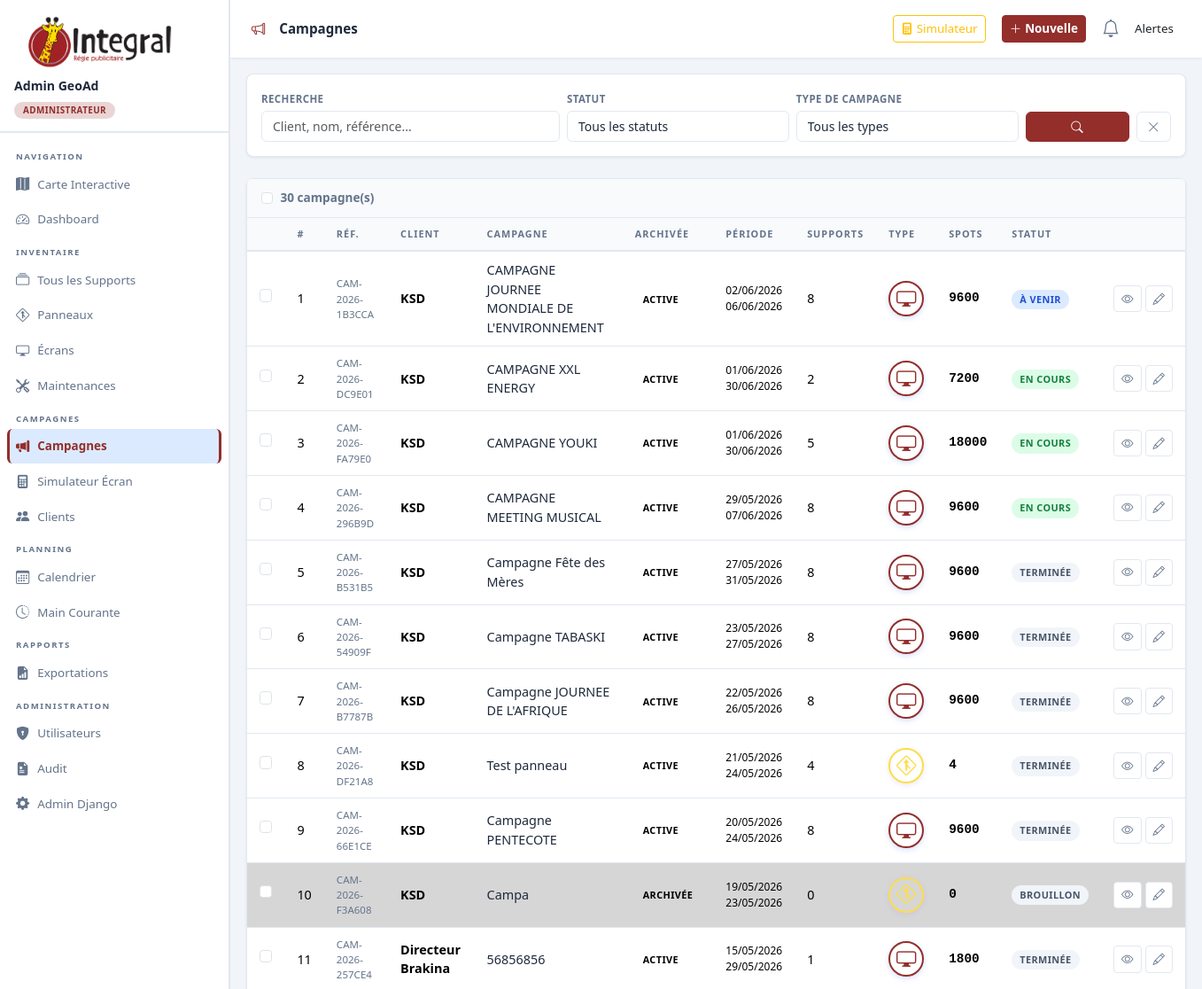
Before: /campaigns/campaigns/ (signed in, upper part) with the older database file.
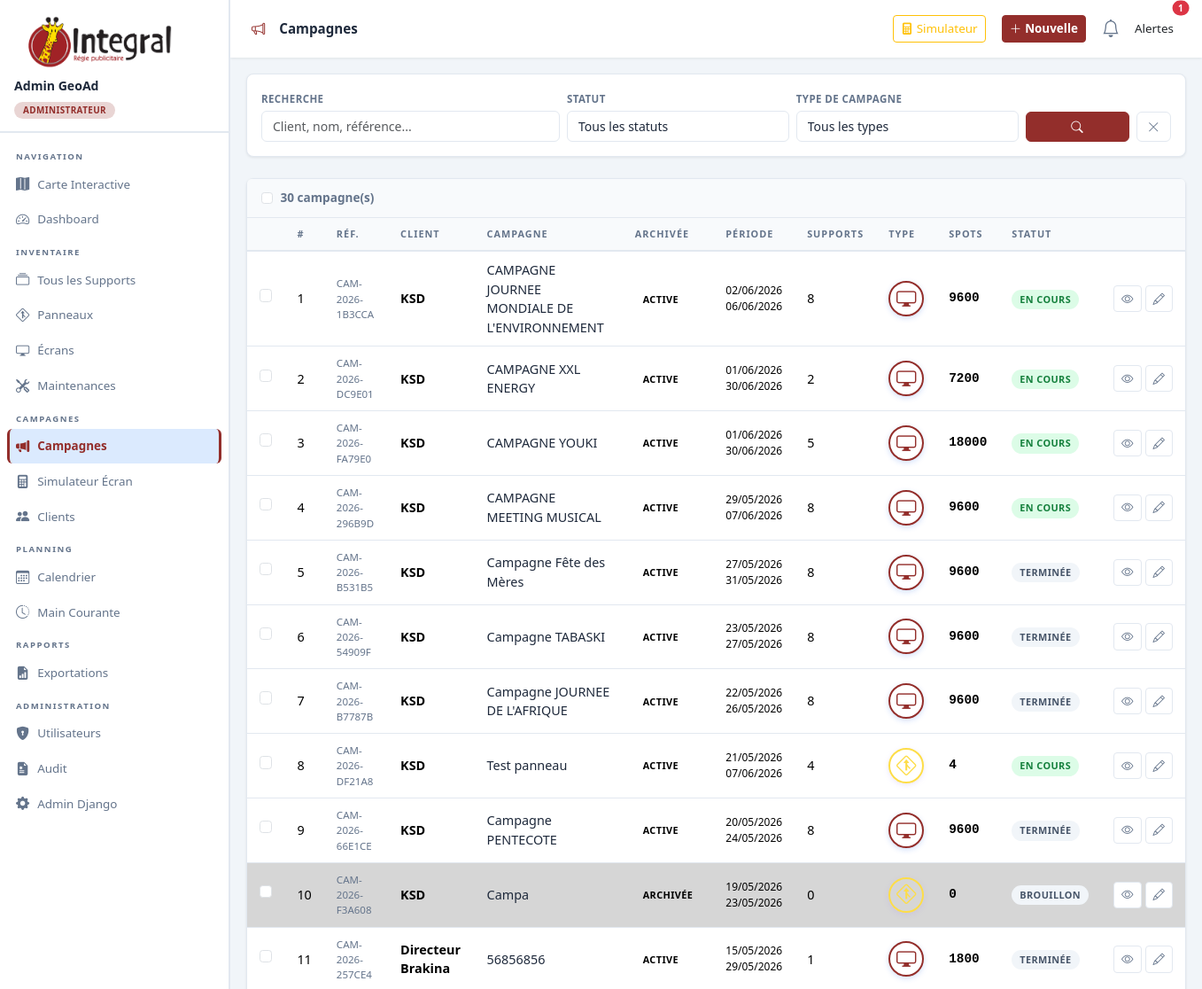
After: the same page with the newer database file.
### campaigns/models.py (models this page shows, shortened)
class Campagne(models.Model):
    STATUT_BROUILLON = STATUT_BROUILLON
    STATUT_A_VENIR   = STATUT_A_VENIR
    STATUT_EN_COURS  = STATUT_EN_COURS
    STATUT_TERMINEE  = STATUT_TERMINEE
    STATUT_ANNULEE   = STATUT_ANNULEE
    STATUT_CHOICES = STATUT_CHOICES
    TYPE_SUPPORT_CHOICES = TYPE_SUPPORT_CHOICES
    client       = models.ForeignKey(Client, on_delete=models.PROTECT, related_name='campagnes')
    nom          = models.CharField(max_length=200, verbose_name="Nom de la campagne")
    reference    = models.CharField(max_length=50, unique=True, blank=True)
    date_debut   = models.DateField(verbose_name="Date de début")
    date_fin     = models.DateField(verbose_name="Date de fin")
    statut       = models.CharField(max_length=20, choices=STATUT_CHOICES, default=STATUT_EN_COURS)
    type_support = models.CharField(max_length=10, choices=TYPE_SUPPORT_CHOICES, default='panneau', verbose_name="Type de support")
    actif        = models.BooleanField(default=True)
    duree_passage = models.PositiveIntegerField(
        choices=DUREE_CHOICES,
        null=True, blank=True,
        verbose_name="Durée de passage (secondes)",
        help_text="Durée d'affichage du spot sur les écrans"
    )
    frequence = models.PositiveIntegerField(
        choices=FREQUENCE_CHOICES,
        default=120,
        null=True, blank=True,
        verbose_name="Fréquence de diffusion",
        help_text="Intervalle entre deux diffusions du spot"
    )
    tranches_horaires = models.CharField(
        max_length=500,
        default = '08:00-12:00',
        blank=True,
        verbose_name="Tranches horaires de diffusion",
        help_text="Ex: 08:00-12:00, 14:00-18:00 (séparées par des virgules)"
    )
    notes        = models.TextField(blank=True)
    created_by   = models.ForeignKey(
        settings.AUTH_USER_MODEL, on_delete=models.SET_NULL, null=True, blank=True
    )
    created_at   = models.DateTimeField(auto_now_add=True)
    updated_at   = models.DateTimeField(auto_now=True)
    contrat = models.ForeignKey(
        'Contrat',
        on_delete=models.SET_NULL,
        null=True,
        blank=True,
        related_name='campagnes',
        help_text="Contrat associé à cette diffusion sur écran"
    )
    class Meta:
        verbose_name = "Campagne"
        verbose_name_plural = "Campagnes"
        ordering = ['-date_debut']
    def nb_supports(self):
        return self.lignes.count()
    def calculer_nombre_spots_ecran(self):
        if self.type_support == 'panneau':
            total = 0
            for ligne in self.lignes.select_related('face').all():
                if ligne.face:
                    total += 1
            return total
        elif self.type_support == 'ecran':
            if not self.frequence:
                return 0
            return int(self.nombre_spots_jour() * self.duree_jours())
        return 0
    def diffusions_par_heure(self):
        if self.type_support == 'ecran' and self.frequence:
            return 3600 / self.frequence
        return 0
    def nombre_spots_jour(self):
        return self.diffusions_par_heure() * self.calculer_duree_tranches()
    def duree_jours(self):
        if self.date_debut and self.date_fin:
            return (self.date_fin - self.date_debut).days + 1
        return 0
    def calculer_duree_tranches(self):
        return calculer_duree_tranches(self.tranches_horaires)
    def calculer_nombre_spots(self):
        if self.type_support == 'panneau':
            total = 0
            for ligne in self.lignes.select_related('face').all():
                if ligne.face:
                    total += 1
            return total
        elif self.type_support == 'ecran':
            if not self.frequence:
                return 0
            return self.calculer_nombre_spots_ecran() * self.lignes.count()
        return 0

class Client(models.Model):
    nom           = models.CharField(max_length=200, verbose_name="Raison sociale / Nom")
    contact_nom   = models.CharField(max_length=150, blank=True, verbose_name="Nom du Contact principal")
    telephone     = models.CharField(max_length=30, blank=True)
    email         = models.EmailField(blank=True)
    adresse       = models.TextField(blank=True)
    logo          = models.ImageField(upload_to='logos/', blank=True, null=True)
    notes         = models.TextField(blank=True)
    created_at    = models.DateTimeField(auto_now_add=True)
    actif         = models.BooleanField(default=True)
    class Meta:
        verbose_name = "Client"
        verbose_name_plural = "Clients"
        ordering = ['nom']

class LigneCampagne(models.Model):
    campagne = models.ForeignKey(
        'Campagne',
        on_delete=models.CASCADE,
        related_name='lignes'
    )
    support = models.ForeignKey(
        'inventory.Support',
        on_delete=models.PROTECT,
        related_name='lignes_campagne'
    )
    face = models.ForeignKey(
        'inventory.FacePanneau',
        on_delete=models.SET_NULL,
        null=True, blank=True,
        related_name='lignes_campagne',
        verbose_name="Face (Panneau)"
    )
    visuel = models.FileField(
        upload_to='visuels/',
        blank=True, null=True,
        verbose_name="Visuel / Média"
    )
    ordre_dans_boucle = models.PositiveIntegerField(
        default=0,
        verbose_name="Priorité/Ordre"
    )
    notes = models.TextField(blank=True, verbose_name="Notes internes")
    class Meta:
        verbose_name = "Ligne de Campagne"
        verbose_name_plural = "Lignes de Campagne"
        ordering = ['support__code']

### campaigns/views.py (the view, shortened to what this page needs)
# urls.py: path('campaigns/', views.CampagneListView.as_view(), name='campagne_list'),
class CampagneListView(ClientStaffRequiredMixin, ListView):
    model = Campagne
    template_name = 'campaigns/campagne_list.html'
    context_object_name = 'campagnes'
    def get_queryset(self):
        qs = super().get_queryset().select_related('client')
        if self.request.user.is_client_role and self.request.user.client_profile:
            qs = qs.filter(client=self.request.user.client_profile)
        q            = self.request.GET.get('q', '')
        statut       = self.request.GET.get('statut', '')
        type_support = self.request.GET.get('type_support', '')
        actif        = self.request.GET.get('actif', '')
        if type_support in ['panneau', 'ecran']:
            qs = qs.filter(type_support=type_support)
        if q:
            qs = qs.filter(Q(nom__icontains=q) | Q(client__nom__icontains=q) | Q(reference__icontains=q))
        if statut:
            qs = qs.filter(statut=statut)
        if actif:
            qs = qs.filter(actif=actif)
        return qs
    def get_context_data(self, **kwargs):
        context = super().get_context_data(**kwargs)
        if not self.request.user.is_admin:
            if self.request.user.is_client_role and self.request.user.client_profile:
                context['campagnes'] = context['campagnes'].filter(client=self.request.user.client_profile)
            context['campagnes'] = context['campagnes'].filter(actif=True)
        context['q']                    = self.request.GET.get('q', '')
        context['statut']               = self.request.GET.get('statut', '')
        context['statut_choices']       = Campagne.STATUT_CHOICES
        context['type_support']         = self.request.GET.get('type_support', '')
        context['type_support_choices'] = Campagne.TYPE_SUPPORT_CHOICES
        context['actif']                = self.request.GET.get('actif', '')
        return context

### accounts/models.py (called while the page is built)
def get_choice_label(instance, field_name, choices):
    value = getattr(instance, field_name)
    return dict(choices).get(value, value)

    def get_role_display(self):
        return get_choice_label(self, 'role', self.ROLE_CHOICES)

    @property
    def is_admin(self):
        return self.role == self.ROLE_ADMIN or self.is_superuser

    @property
    def is_staff_regie_role(self):
        return self.role in (self.ROLE_ADMIN, self.ROLE_STAFF) or self.is_superuser

    @property
    def is_technicien(self):
        return self.role == self.ROLE_TECHNICIEN

    @property
    def is_client_role(self):
        return self.role in (self.ROLE_ADMIN, self.ROLE_CLIENT) or self.is_superuser

    @property
    def is_client(self):
        return self.role == self.ROLE_CLIENT

### campaigns/context_processors.py (called while the page is built)
def alerts_data(request):
    return {'alertes': get_cached_alertes()}

### campaigns/views.py (called while the page is built)
def get_cached_alertes():
    res = cache.get('dashboard_alertes')
    if not res:
        res = _build_alertes()
        cache.set('dashboard_alertes', res, 3600)
    return res

### geoad/context_processors.py (called while the page is built)
def design_config(request):
    return {
        'DESIGN': settings.DESIGN_CONFIG,
        'APP_NAME': 'Integral',
    }

### templates/campaigns/campagne_list.html (shortened to what the changed rows need)
{% extends 'base.html' %}
{% block content %}
<form method="post" id="form-actions">
  <div class="card">
    <div class="card-body p-0">
      <table class="table mb-0">
        <thead>
          <tr>
            <th style="width:2rem"></th>
            <th>#</th>
            <th>Réf.</th>
            <th>Client</th>
            <th>Campagne</th>
              {% if user.is_admin %}
              <th>Archivée</th>
              {% endif %}
            <th>Période</th>
            <th>Supports</th>
            <th>Type</th>
            <th>Spots</th>
            <th>Statut</th><th></th>
          </tr>
        </thead>
        <tbody>
          {% for c in campagnes %}
          <tr style="font-size:.9rem ;{% if user.is_admin %} {% if c.actif %}background-color: transparent{% else %}background-color:#00000029{% endif %}{% endif %};" class="row-selectable">
            <td>
              <input type="checkbox" name="selected_ids" value="{{ c.pk }}"
              class="form-check-input mt-0 row-checkbox">
            </td>
            <td>{{ forloop.counter }}</td>
            <td class="mono" style="font-size:.72rem;color:var(--text-muted)">{{ c.reference }}</td>
            <td style="font-weight:600">{{ c.client.nom }}</td>
            <td>
              <a href="{% url 'campagne_detail' c.pk %}" style="color:var(--text);text-decoration:none">
                {{ c.nom }}
              </a>
            </td>
            {% if user.is_admin %}
            <td>
              {% if c.actif %}
              <span class="badge-status bs-success">Active</span>
              {% else %}
              <span class="badge-status bs-danger">Archivée</span>
              {% endif %}
            </td>
            {% endif %}
            <td class="mono" style="font-size:.75rem">
              {{ c.date_debut|date:"d/m/Y" }}<br>{{ c.date_fin|date:"d/m/Y" }}
            </td>
            <td class="mono">{{ c.nb_supports }}</td>
            <td style="text-align:center;vertical-align:middle;">
              <a href="{% url 'campagne_detail' c.pk %}">
                {% if c.type_support == 'panneau' %}
                  <i class="bi bi-sign-merge-right support-panneau" title="Panneau"></i>
                {% else %}
                  <i class="bi bi-display support-ecran" title="Écran"></i>
                {% endif %}
              </a>
            </td>
            <td class="font-monospace fw-bold">{{ c.calculer_nombre_spots }}</td>
            <td><span class="badge-status bs-{{ c.statut }}">{{ c.get_statut_display }}</span></td>
            <td>
              <div class="d-flex gap-1">
                <a href="{% url 'campagne_detail' c.pk %}" class="btn btn-sm btn-outline-secondary">
                  <i class="bi bi-eye"></i>
                </a>
                {% if user.is_staff_regie_role %}
                <a href="{% url 'campagne_edit' c.pk %}" class="btn btn-sm btn-outline-secondary">
                  <i class="bi bi-pencil"></i>
                </a>
                {% endif %}
              </div>
            </td>
          </tr>
          {% empty %}
          <tr>
            <td colspan="11" class="text-center py-4" style="color:var(--text-muted)">
              Aucune campagne
            </td>
          </tr>
          {% endfor %}
        </tbody>
      </table>
    </div>
  </div>
</form>
{% endblock %}

### templates/base.html (shortened to what the changed rows need)
{% load static %}
<!doctype html>
<html lang="fr">
  <head>
    <link href="https://cdn.jsdelivr.net/npm/bootstrap@5.3.2/dist/css/bootstrap.min.css" rel="stylesheet" />
    <link href="https://cdn.jsdelivr.net/npm/bootstrap-icons@1.11.3/font/bootstrap-icons.css" rel="stylesheet" />
    <link rel="stylesheet" href="https://unpkg.com/leaflet@1.9.4/dist/leaflet.css" />
  </head>
  <body>
    <div class="main-wrap">
      <header class="topbar">
        <div class="dropdown">
          <a class="nav-link position-relative d-inline-flex align-items-center cursor-pointer px-2"
            id="alertsDropdown" role="button"
            data-bs-toggle="dropdown" aria-expanded="false">
            <div class="icon-wrapper">
              <i class="bi bi-bell fs-5"></i>
              {% if alertes %}
              <span class="position-absolute top-0 start-100 translate-middle badge rounded-pill bg-danger border border-2 border-white alert-badge">
                {{ alertes|length }}
              </span>
              {% endif %}
            </div>
          </a>
        </div>
      </header>
      <div class="page-content {% block full_page %}{% endblock %}">
        {% block content %}{% endblock %}
      </div>
    </div>
  </body>
</html>

Changed rows visible on the page:
changed Campagne "CAMPAGNE JOURNEE MONDIALE DE L'ENVIRONNEMENT": statut "À VENIR" → "EN COURS"
changed Campagne "Test panneau": date_fin "24/05/2026" → "07/06/2026"; statut "TERMINÉE" → "EN COURS"
Other visible differences:
{{ alertes|length }}: (not shown) → "1"
